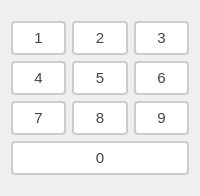
           <widget class="QGroupBox" name="groupBox">
            <property name="styleSheet">
             <string notr="true">QGroupBox {
    font-size: 20px;
    font-weight: bold;
    border: none;
}

QGroupBox::title {
    subcontrol-origin: margin;
    left: 10px;
    padding: 0 5px;
    color: #2c3e50;
}

QGroupBox, QGroupBox::frame, QGroupBox::pane {
    border: none;
}</string>
            </property>
            <property name="title">
             <string/>
            </property>
            <layout class="QGridLayout" name="gridLayout">
             <item row="0" column="0">
              <layout class="QVBoxLayout" name="verticalLayout_2" stretch="2,2,2,2">
               <property name="topMargin">
                <number>10</number>
               </property>
               <property name="bottomMargin">
                <number>10</number>
               </property>
               <item>
                <layout class="QHBoxLayout" name="horizontalLayout">
                 <item>
                  <widget class="QPushButton" name="pbtn_num1">
                   <property name="sizePolicy">
                    <sizepolicy hsizetype="Expanding" vsizetype="Expanding">
                     <horstretch>0</horstretch>
                     <verstretch>0</verstretch>
                    </sizepolicy>
                   </property>
                   <property name="styleSheet">
                    <string notr="true">QPushButton {
    padding: 6px 14px;
    border: 2px solid #CCC;
    border-radius: 4px;
    background-color: white;
    color: #444;
    font-size: 15px; 
}

QPushButton:hover {
    border-color: #999;
    background-color: #F5F5F5;
}

QPushButton:pressed {
    border-color: #777;
    background-color: #EEE;
}</string>
                   </property>
                   <property name="text">
                    <string>1</string>
                   </property>
                  </widget>
                 </item>
                 <item>
                  <widget class="QPushButton" name="pbtn_num2">
                   <property name="sizePolicy">
                    <sizepolicy hsizetype="Expanding" vsizetype="Expanding">
                     <horstretch>0</horstretch>
                     <verstretch>0</verstretch>
                    </sizepolicy>
                   </property>
                   <property name="styleSheet">
                    <string notr="true">QPushButton {
    padding: 6px 14px;
    border: 2px solid #CCC;
    border-radius: 4px;
    background-color: white;
    color: #444;
    font-size: 15px; 
}

QPushButton:hover {
    border-color: #999;
    background-color: #F5F5F5;
}

QPushButton:pressed {
    border-color: #777;
    background-color: #EEE;
}</string>
                   </property>
                   <property name="text">
                    <string>2</string>
                   </property>
                  </widget>
                 </item>
                 <item>
                  <widget class="QPushButton" name="pbtn_num3">
                   <property name="sizePolicy">
                    <sizepolicy hsizetype="Expanding" vsizetype="Expanding">
                     <horstretch>0</horstretch>
                     <verstretch>0</verstretch>
                    </sizepolicy>
                   </property>
                   <property name="styleSheet">
                    <string notr="true">QPushButton {
    padding: 6px 14px;
    border: 2px solid #CCC;
    border-radius: 4px;
    background-color: white;
    color: #444;
    font-size: 15px; 
}

QPushButton:hover {
    border-color: #999;
    background-color: #F5F5F5;
}

QPushButton:pressed {
    border-color: #777;
    background-color: #EEE;
}</string>
                   </property>
                   <property name="text">
                    <string>3</string>
                   </property>
                  </widget>
                 </item>
                </layout>
               </item>
               <item>
                <layout class="QHBoxLayout" name="horizontalLayout_2">
                 <item>
                  <widget class="QPushButton" name="pbtn_num4">
                   <property name="sizePolicy">
                    <sizepolicy hsizetype="Expanding" vsizetype="Expanding">
                     <horstretch>0</horstretch>
                     <verstretch>0</verstretch>
                    </sizepolicy>
                   </property>
                   <property name="styleSheet">
                    <string notr="true">QPushButton {
    padding: 6px 14px;
    border: 2px solid #CCC;
    border-radius: 4px;
    background-color: white;
    color: #444;
    font-size: 15px; 
}

QPushButton:hover {
    border-color: #999;
    background-color: #F5F5F5;
}

QPushButton:pressed {
    border-color: #777;
    background-color: #EEE;
}</string>
                   </property>
                   <property name="text">
                    <string>4</string>
                   </property>
                  </widget>
                 </item>
                 <item>
                  <widget class="QPushButton" name="pbtn_num5">
                   <property name="sizePolicy">
                    <sizepolicy hsizetype="Expanding" vsizetype="Expanding">
                     <horstretch>0</horstretch>
                     <verstretch>0</verstretch>
                    </sizepolicy>
                   </property>
                   <property name="styleSheet">
                    <string notr="true">QPushButton {
    padding: 6px 14px;
    border: 2px solid #CCC;
    border-radius: 4px;
    background-color: white;
    color: #444;
    font-size: 15px; 
}

QPushButton:hover {
    border-color: #999;
    background-color: #F5F5F5;
}

QPushButton:pressed {
    border-color: #777;
    background-color: #EEE;
}</string>
                   </property>
                   <property name="text">
                    <string>5</string>
                   </property>
                  </widget>
                 </item>
                 <item>
                  <widget class="QPushButton" name="pbtn_num6">
                   <property name="sizePolicy">
                    <sizepolicy hsizetype="Expanding" vsizetype="Expanding">
                     <horstretch>0</horstretch>
                     <verstretch>0</verstretch>
                    </sizepolicy>
                   </property>
                   <property name="styleSheet">
                    <string notr="true">QPushButton {
    padding: 6px 14px;
    border: 2px solid #CCC;
    border-radius: 4px;
    background-color: white;
    color: #444;
    font-size: 15px; 
}

QPushButton:hover {
    border-color: #999;
    background-color: #F5F5F5;
}

QPushButton:pressed {
    border-color: #777;
    background-color: #EEE;
}</string>
                   </property>
                   <property name="text">
                    <string>6</string>
                   </property>
                  </widget>
                 </item>
                </layout>
               </item>
               <item>
                <layout class="QHBoxLayout" name="horizontalLayout_3">
                 <item>
                  <widget class="QPushButton" name="pbtn_num7">
                   <property name="sizePolicy">
                    <sizepolicy hsizetype="Expanding" vsizetype="Expanding">
                     <horstretch>0</horstretch>
                     <verstretch>0</verstretch>
                    </sizepolicy>
                   </property>
                   <property name="styleSheet">
                    <string notr="true">QPushButton {
    padding: 6px 14px;
    border: 2px solid #CCC;
    border-radius: 4px;
    background-color: white;
    color: #444;
    font-size: 15px; 
}

QPushButton:hover {
    border-color: #999;
    background-color: #F5F5F5;
}

QPushButton:pressed {
    border-color: #777;
    background-color: #EEE;
}</string>
                   </property>
                   <property name="text">
                    <string>7</string>
                   </property>
                  </widget>
                 </item>
                 <item>
                  <widget class="QPushButton" name="pbtn_num8">
                   <property name="sizePolicy">
                    <sizepolicy hsizetype="Expanding" vsizetype="Expanding">
                     <horstretch>0</horstretch>
                     <verstretch>0</verstretch>
                    </sizepolicy>
                   </property>
                   <property name="styleSheet">
                    <string notr="true">QPushButton {
    padding: 6px 14px;
    border: 2px solid #CCC;
    border-radius: 4px;
    background-color: white;
    color: #444;
    font-size: 15px; 
}

QPushButton:hover {
    border-color: #999;
    background-color: #F5F5F5;
}

QPushButton:pressed {
    border-color: #777;
    background-color: #EEE;
}</string>
                   </property>
                   <property name="text">
                    <string>8</string>
                   </property>
                  </widget>
                 </item>
                 <item>
                  <widget class="QPushButton" name="pbtn_num9">
                   <property name="sizePolicy">
                    <sizepolicy hsizetype="Expanding" vsizetype="Expanding">
                     <horstretch>0</horstretch>
                     <verstretch>0</verstretch>
                    </sizepolicy>
                   </property>
                   <property name="styleSheet">
                    <string notr="true">QPushButton {
    padding: 6px 14px;
    border: 2px solid #CCC;
    border-radius: 4px;
    background-color: white;
    color: #444;
    font-size: 15px; 
}

QPushButton:hover {
    border-color: #999;
    background-color: #F5F5F5;
}

QPushButton:pressed {
    border-color: #777;
    background-color: #EEE;
}</string>
                   </property>
                   <property name="text">
                    <string>9</string>
                   </property>
                  </widget>
                 </item>
                </layout>
               </item>
               <item>
                <layout class="QHBoxLayout" name="horizontalLayout_4">
                 <property name="bottomMargin">
                  <number>0</number>
                 </property>
                 <item>
                  <widget class="QPushButton" name="pbtn_num0">
                   <property name="sizePolicy">
                    <sizepolicy hsizetype="Expanding" vsizetype="Expanding">
                     <horstretch>0</horstretch>
                     <verstretch>0</verstretch>
                    </sizepolicy>
                   </property>
                   <property name="styleSheet">
                    <string notr="true">QPushButton {
    padding: 6px 14px;
    border: 2px solid #CCC;
    border-radius: 4px;
    background-color: white;
    color: #444;
    font-size: 15px; 
}

QPushButton:hover {
    border-color: #999;
    background-color: #F5F5F5;
}

QPushButton:pressed {
    border-color: #777;
    background-color: #EEE;
}</string>
                   </property>
                   <property name="text">
                    <string>0</string>
                   </property>
                  </widget>
                 </item>
                </layout>
               </item>
              </layout>
             </item>
            </layout>
           </widget>
